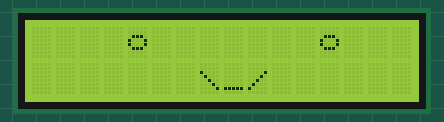
Bench run of a sketch on a simulated Arduino Uno, built with avr-gcc and run on an emulated ATmega328P. Shown: 16×2 character LCD.

Above: at 0.2 s.
At 1.07 s:
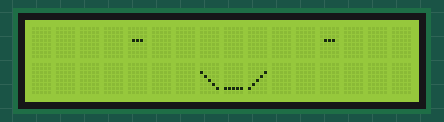

The sketch:

lcd.ino
```cpp
#include <Wire.h>
#include <LiquidCrystal_I2C.h>

LiquidCrystal_I2C lcd(0x27, 16, 2);

// Custom characters
byte openEye[] = {
  B00000,
  B00000,
  B01110,
  B10001,
  B10001,
  B01110,
  B00000,
  B00000
};

byte closedEye[] = {
  B00000,
  B00000,
  B00000,
  B01110,
  B00000,
  B00000,
  B00000,
  B00000
};

// Mouth parts: \ _ /
byte mouthLeft[] = {
  B00000,
  B00000,
  B10000,
  B01000,
  B00100,
  B00010,
  B00001,
  B00000
};

byte mouthCenter[] = {
  B00000,
  B00000,
  B00000,
  B00000,
  B00000,
  B00000,
  B11111,
  B00000
};

byte mouthRight[] = {
  B00000,
  B00000,
  B00001,
  B00010,
  B00100,
  B01000,
  B10000,
  B00000
};

void setup() {
  lcd.init();
  lcd.backlight();

  // Create custom characters
  lcd.createChar(0, openEye);     // char 0: open eye
  lcd.createChar(1, closedEye);   // char 1: closed eye
  lcd.createChar(2, mouthLeft);   // char 2:
  lcd.createChar(3, mouthCenter); // char 3: _
  lcd.createChar(4, mouthRight);  // char 4: /

  lcd.clear();
}

void loop() {
  // Open eyes and smile
  lcd.setCursor(4, 0); lcd.write(byte(0));  // open eye
  lcd.setCursor(12, 0); lcd.write(byte(0)); // open eye
  lcd.setCursor(7, 1); lcd.write(byte(2));  //
  lcd.setCursor(8, 1); lcd.write(byte(3));  //
  lcd.setCursor(9, 1); lcd.write(byte(4));  // /
  delay(800);

  // Blink eyes
  lcd.setCursor(4, 0); lcd.write(byte(1));  // closed eye
  lcd.setCursor(12, 0); lcd.write(byte(1)); // closed eye
  delay(300);

  // Open eyes again
  lcd.setCursor(4, 0); lcd.write(byte(0));
  lcd.setCursor(12, 0); lcd.write(byte(0));
  lcd.setCursor(7, 1); lcd.write(byte(2));  //
  lcd.setCursor(8, 1); lcd.write(byte(3));  //
  lcd.setCursor(9, 1); lcd.write(byte(4));  // /
  delay(800);
}
```
